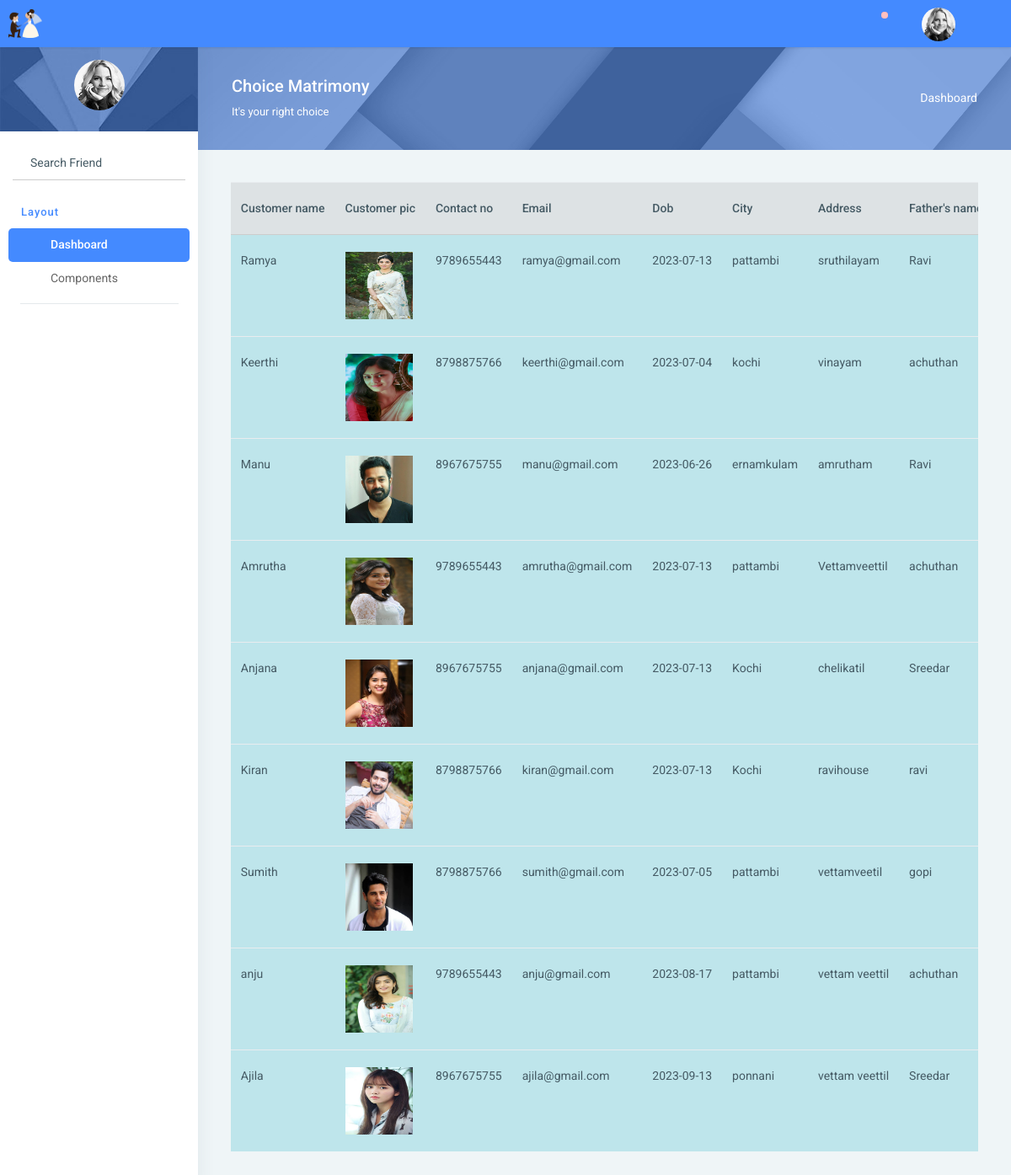
The app's page /matrimonyapp/userdetails_fn/, older data.
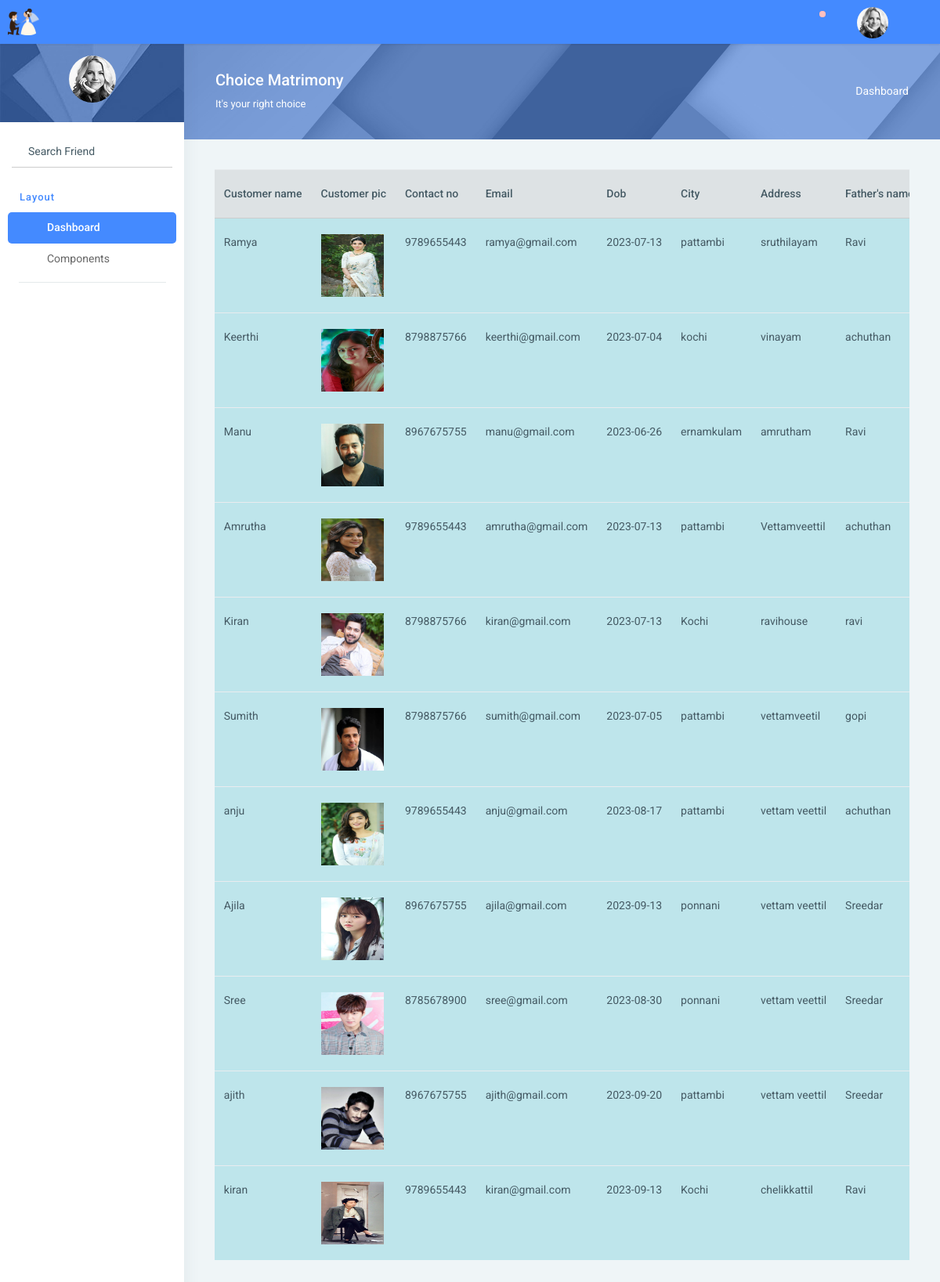
The same page, newer data.
### userapp/models.py (models this page shows)
class customer_registrationdb(models.Model):
    fname=models.CharField(max_length=50,null=True,blank=True)
    lname=models.CharField(max_length=50,null=True,blank=True)
    gender=models.CharField(max_length=50,null=True,blank=True)
    dob=models.CharField(max_length=50,null=True,blank=True)
    picture=models.ImageField(upload_to="customer pics",null=True,blank=True)
    caste=models.CharField(max_length=50,null=True,blank=True)
    contact=models.IntegerField(null=True,blank=True)
    email=models.EmailField(max_length=50,null=True,blank=True)
    city=models.CharField(max_length=50,null=True,blank=True)
    qualification=models.CharField(max_length=50,null=True,blank=True)
    occupation=models.CharField(max_length=50,null=True,blank=True)
    workaddress=models.CharField(max_length=50,null=True,blank=True)
    hobby=models.CharField(max_length=50,null=True,blank=True)
    fathername=models.CharField(max_length=50,null=True,blank=True)
    mothername=models.CharField(max_length=50,null=True,blank=True)
    fathercontact=models.IntegerField()
    address=models.CharField(max_length=50,null=True,blank=True)
    country=models.CharField(max_length=50,null=True,blank=True)
    username=models.CharField(max_length=50,null=True,blank=True)
    password=models.CharField(max_length=50,null=True,blank=True)

### matrimonyapp/views.py (the view)
# urls.py: path('userdetails_fn/', views.userdetails_fn, name='userdetails_fn'),
def userdetails_fn(req):
    data=customer_registrationdb.objects.all()
    return render(req,'userdetails.html',{'data':data})

### matrimonyapp/Templates/userdetails.html (shortened to what this page needs)
<!DOCTYPE html>
{% extends 'index.html' %}
{% block content %}
<html lang="en">
<head>
</head>
<body>
<div class="card-block table-border-style">
<div class="table-responsive">
    <table class="table table-active"  >
        <thead >
            <tr>
                <th>Customer name</th>
                <th>Customer pic</th>
                <th>Contact no</th>
                <th>Email</th>
                <th>Dob</th>
                <th>City</th>
                <th>Address</th>
                <th>Father's name</th>
            </tr>
            </thead>
            <tbody>
             {% for i in data %}
                <tr class="table-info">
                    <td>{{i.fname}}</td>
                    <td><img src="{{i.picture.url}}" width="80px" height="80px"></td>
                    <td>{{i.contact}}</td>
                    <td>{{i.email}}</td>
                    <td>{{i.dob}}</td>
                    <td>{{i.city}}</td>
                    <td>{{i.address}}</td>
                    <td>{{i.fathername}}</td>
                </tr>
             {% endfor %}
            </tbody>
            </table>
            </div>
            </div>
</body>
</html>
{% endblock %}

### matrimonyapp/Templates/index.html (shortened to what this page needs)
<!DOCTYPE html>
{% load static %}
<html lang="en">
<head>
    <link rel="stylesheet" href="{% static 'assets/pages/waves/css/waves.min.css' %}" type="text/css" media="all">
      <link rel="stylesheet" type="text/css" href="{% static 'index/assets/css/bootstrap/css/bootstrap.min.css' %}">
      <link rel="stylesheet" href="{% static 'index/assets/pages/waves/css/waves.min.css' %}" type="text/css" media="all">
      <link rel="stylesheet" type="text/css" href="{% static 'index/assets/icon/themify-icons/themify-icons.css' %}">
      <link rel="stylesheet" type="text/css" href="{% static 'index/assets/icon/font-awesome/css/font-awesome.min.css' %}">
      <link rel="stylesheet" type="text/css" href="{% static 'index/assets/css/jquery.mCustomScrollbar.css' %}">
        <link rel="stylesheet" href="https://www.amcharts.com/lib/3/plugins/export/export.css" type="text/css" media="all" />
      <link rel="stylesheet" type="text/css" href="{% static 'index/assets/css/style.css' %}">
  </head>
  <body>
  <div id="pcoded" class="pcoded">
      <div class="pcoded-container navbar-wrapper">
          <nav class="navbar header-navbar pcoded-header">
              <div class="navbar-wrapper">
                  <div class="navbar-logo">
                      <a class="mobile-menu waves-effect waves-light" id="mobile-collapse" href="#!">
                          <i class="ti-menu"></i>
                      </a>
                      <a href="index.html">
                          <img class="img-fluid" src="{% static 'user/assets/img/logo/choice1.jpg' %}"  height="40px" width="40px;"  style="back-ground-color:blue;" alt="Theme-Logo" />
                      </a>
                  </div>
                  <div class="navbar-container container-fluid">
                      <ul class="nav-left">
                          <li class="header-search">
                              <div class="main-search morphsearch-search">
                                  <div class="input-group">
                                      <input type="text" class="form-control">
                                      <span class="input-group-addon search-btn"><i class="ti-search"></i></span>
                                  </div>
                              </div>
                          </li>
                          <li>
                              <a href="#!" onclick="javascript:toggleFullScreen()" class="waves-effect waves-light">
                                  <i class="ti-fullscreen"></i>
                              </a>
                          </li>
                      </ul>
                      <ul class="nav-right">
                          <li class="header-notification">
                              <a href="#!" class="waves-effect waves-light">
                                  <i class="ti-bell"></i>
                                  <span class="badge bg-c-red"></span>
                              </a>
                          </li>
                          <li class="user-profile header-notification">
                              <a href="#!" class="waves-effect waves-light">
                                  <img src="{% static 'index/assets/images/avatar-4.jpg' %}" class="img-radius" alt="User-Profile-Image">
                                  <i class="ti-angle-down"></i>
                              </a>
                          </li>
                      </ul>
                  </div>
              </div>
          </nav>
          <div class="pcoded-main-container">
              <div class="pcoded-wrapper">
                  <nav class="pcoded-navbar">
                      <div class="pcoded-inner-navbar main-menu">
                          <div class="">
                              <div class="main-menu-header">
                                  <img class="img-80 img-radius" src="{% static 'index/assets/images/avatar-4.jpg' %}" alt="User-Profile-Image">
                              </div>
                          </div>
                          <div class="p-15 p-b-0">
                              <form class="form-material">
                                  <div class="form-group form-primary">
                                      <input type="text" name="footer-email" class="form-control" required="">
                                      <label class="float-label"><i class="fa fa-search m-r-10"></i>Search Friend</label>
                                  </div>
                              </form>
                          </div>
                          <div class="pcoded-navigation-label" data-i18n="nav.category.navigation">Layout</div>
                          <ul class="pcoded-item pcoded-left-item">
                              <li class="active">
                                  <a href="index.html" class="waves-effect waves-dark">
                                      <span class="pcoded-micon"><i class="ti-home"></i><b>D</b></span>
                                      <span class="pcoded-mtext" data-i18n="nav.dash.main">Dashboard</span>
                                  </a>
                              </li>
                              <li class="pcoded-hasmenu">
                                  <a href="javascript:void(0)" class="waves-effect waves-dark">
                                      <span class="pcoded-micon"><i class="ti-layout-grid2-alt"></i></span>
                                      <span class="pcoded-mtext"  data-i18n="nav.basic-components.main">Components</span>
                                  </a>
                              </li>
                          </ul>
                      </div>
                  </nav>
                  <div class="pcoded-content">
                      <div class="page-header">
                          <div class="page-block">
                              <div class="row align-items-center">
                                  <div class="col-md-8">
                                      <div class="page-header-title">
                                          <h5 class="m-b-10">Choice Matrimony</h5>
                                          <p class="m-b-0"> It's your right choice</p>
                                      </div>
                                  </div>
                                  <div class="col-md-4">
                                      <ul class="breadcrumb-title">
                                          <li class="breadcrumb-item">
                                              <a href="index.html"> <i class="fa fa-home"></i> </a>
                                          </li>
                                          <li class="breadcrumb-item"><a href="#!">Dashboard</a>
                                          </li>
                                      </ul>
                                  </div>
                              </div>
                          </div>
                      </div>
                        <div class="pcoded-inner-content">
                            <div class="main-body">
                                <div class="page-wrapper">
                                    <div class="page-body">
                                         {% block content %}{% endblock %}
                                    </div>
                                </div>
                            </div>
                        </div>
                    </div>
                </div>
            </div>
        </div>
    </div>
</body>
</html>

Row changes from the older to the newer data that the page shows:
removed customer_registrationdb: fname "Anjana", picture (picture), contact "8967675755", email "anjana@gmail.com", dob "2023-07-13", city "Kochi", address "chelikatil", fathername "Sreedar"
added customer_registrationdb: fname "Sree", picture (picture), contact "8785678900", email "sree@gmail.com", dob "2023-08-30", city "ponnani", address "vettam veettil", fathername "Sreedar"
added customer_registrationdb: fname "ajith", picture (picture), contact "8967675755", email "ajith@gmail.com", dob "2023-09-20", city "pattambi", address "vettam veettil", fathername "Sreedar"
added customer_registrationdb: fname "kiran", picture (picture), contact "9789655443", email "kiran@gmail.com", dob "2023-09-13", city "Kochi", address "chelikkattil", fathername "Ravi"
